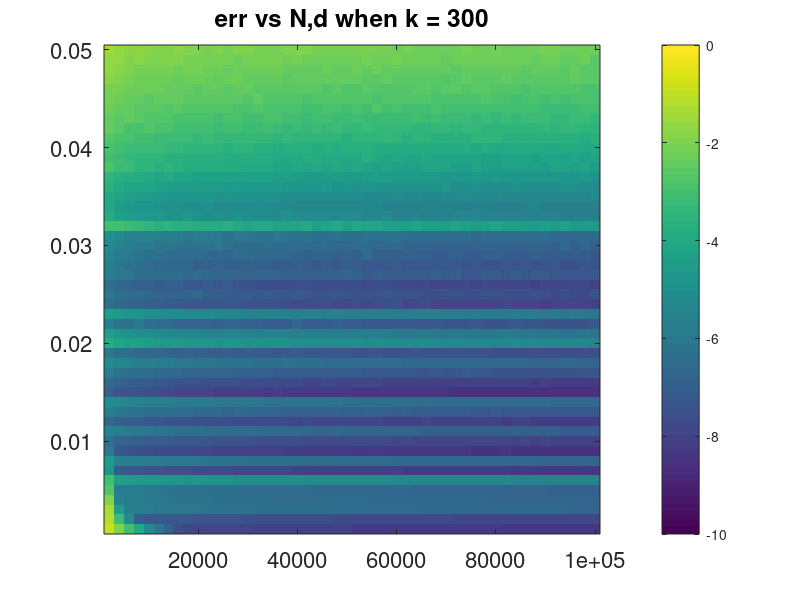
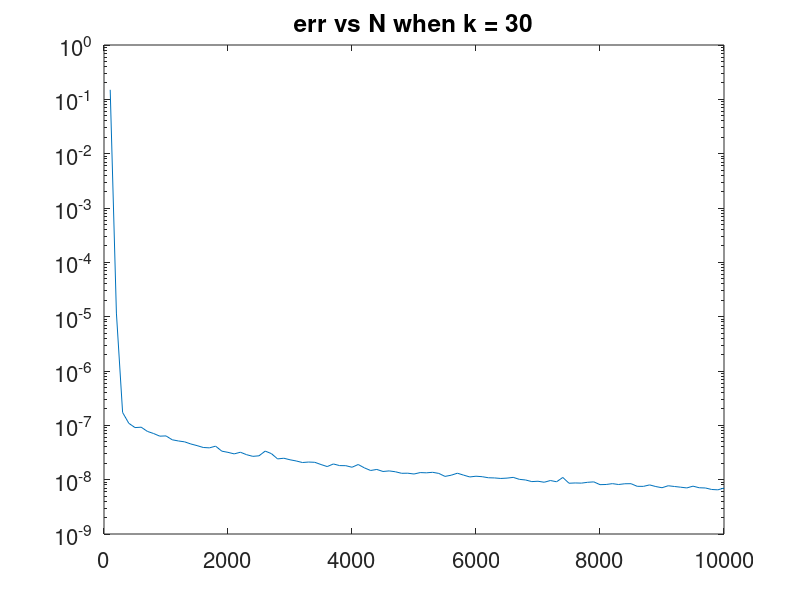
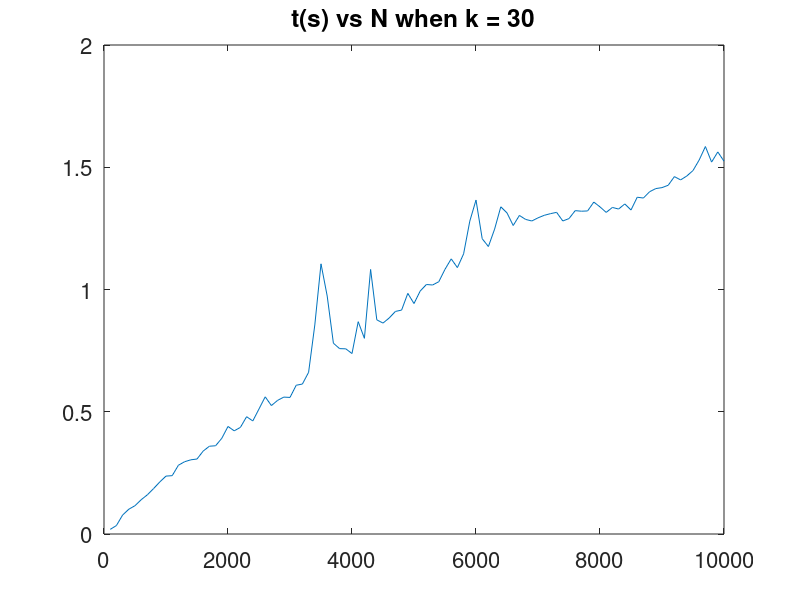
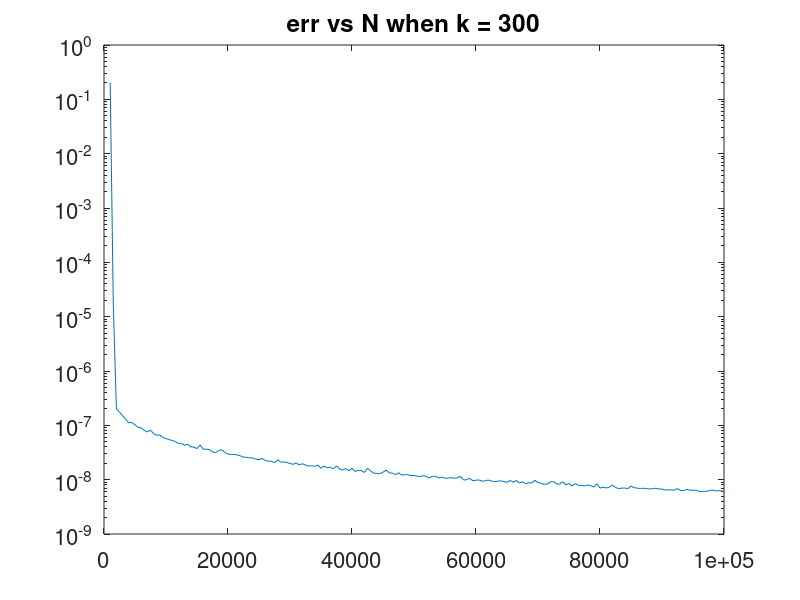

These figures' MATLAB source, in order:
load('scat_k300_Nsds.mat'); 
imagesc(Ns, ds, log10(err')); colorbar; caxis([-10 0]); colorbar; set(gca, 'FontSize', 16); axis xy;
title('err vs N,d when k = 300'); 

figure; 
load('scat_k30.mat'); 
semilogy(Ns, err); set(gca, 'FontSize', 16); 
title('err vs N when k = 30'); 
figure; 
plot(Ns, ts'); set(gca, 'FontSize', 16); 
title('t(s) vs N when k = 30'); 

figure; 
load('scat_k300.mat'); 
semilogy(Ns, err); set(gca, 'FontSize', 16); 
title('err vs N when k = 300'); 
figure; 
plot(Ns, ts'); set(gca, 'FontSize', 16); 
title('t(s) vs N when k = 300'); 

figure; 
load('scat_k3000.mat');
semilogy(Ns, err); set(gca, 'FontSize', 16); 
title('err vs N when k = 3000'); 
figure; 
plot(Ns, ts'); set(gca, 'FontSize', 16); 
title('t(s) vs N when k = 3000'); 

figure; 
load('scat_N1e5_ks.mat'); 
semilogy(ks, err); set(gca, 'FontSize', 16); 
title('err vs k when N = 1e5'); 
figure; 
plot(ks, ts'); set(gca, 'FontSize', 16); 
title('t(s) vs N when N = 1e5'); 